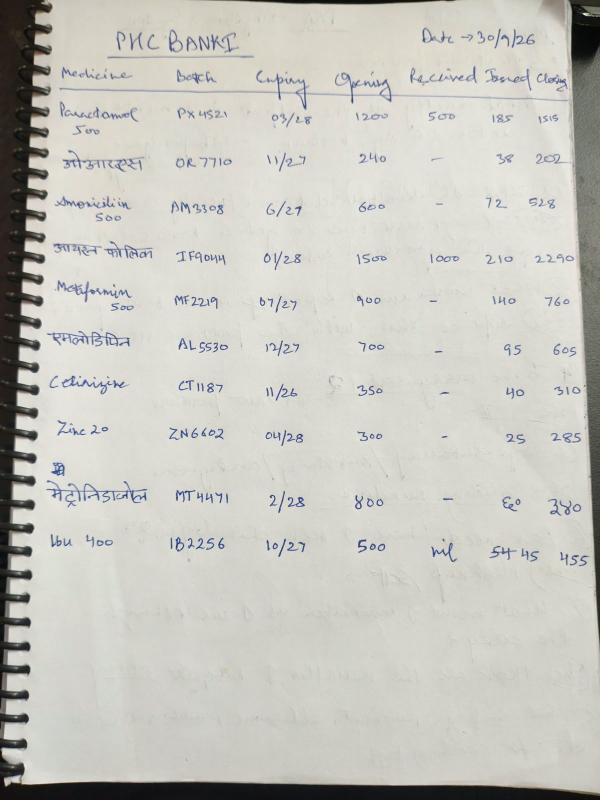
#> input picture samples/pages/handwritten_phc_banki.jpg, 1200 x 1600 px (shown at 1/2 size)
$ python -i preprocess.py   (imports and definitions only)
#> lines starting #> are read from the running program, lines starting #| are printed output that depends on the picture; after the words box and inside, x2 and y2 are one past the last pixel; in counts of white or black regions, pixels touching at a corner belong together
#> further down, picture is the input picture: shape (1600, 1200, 3); mean B, G, R 191, 198, 198.7
"""OpenCV clean-up applied before the photo is sent to Gemini.

Steps: downscale -> find page and flatten perspective -> deskew -> remove uneven
illumination/shadows -> local contrast (CLAHE) -> light denoise.
Each step is conservative: if page detection is unsure it leaves the image alone.
"""
import cv2
import numpy as np

MAX_SIDE = 2400


def _order_quad(pts):
    pts = pts.reshape(4, 2).astype("float32")
    s = pts.sum(axis=1)
    d = np.diff(pts, axis=1).ravel()
    return np.array([pts[np.argmin(s)], pts[np.argmin(d)], pts[np.argmax(s)], pts[np.argmax(d)]], dtype="float32")


def _find_page(img):
    h, w = img.shape[:2]
#> h = 1600; w = 1200
    scale = 800 / max(h, w)
#> scale = 0.5
    small = cv2.resize(img, None, fx=scale, fy=scale)
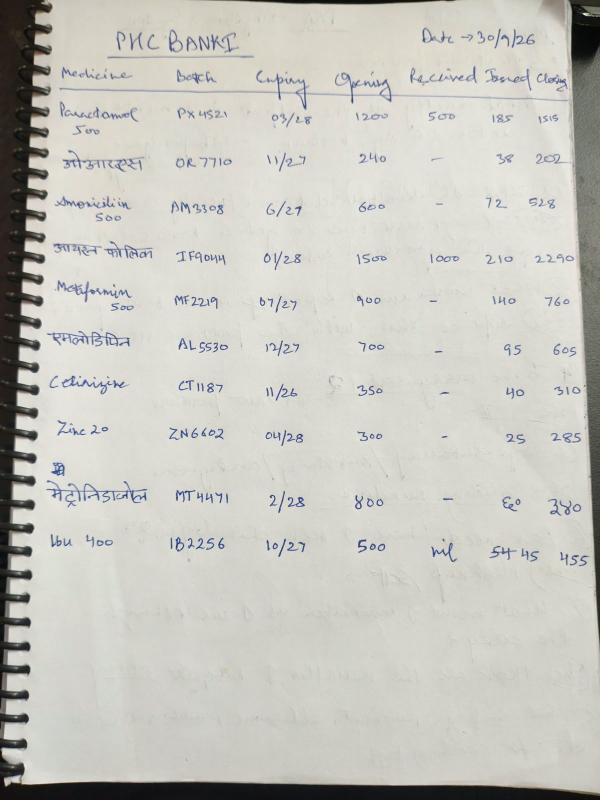
#> small: shape (800, 600, 3); mean B, G, R 191.1, 198.1, 198.8
    gray = cv2.cvtColor(small, cv2.COLOR_BGR2GRAY)
    blur = cv2.GaussianBlur(gray, (7, 7), 0)
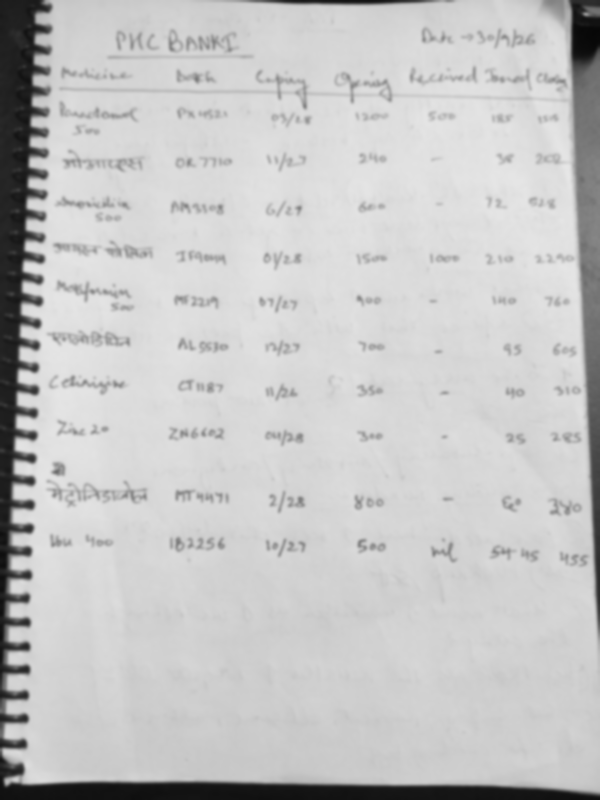
#> blur: shape (800, 600); min 7, max 230, mean 197.5
    _, th = cv2.threshold(blur, 0, 255, cv2.THRESH_BINARY + cv2.THRESH_OTSU)
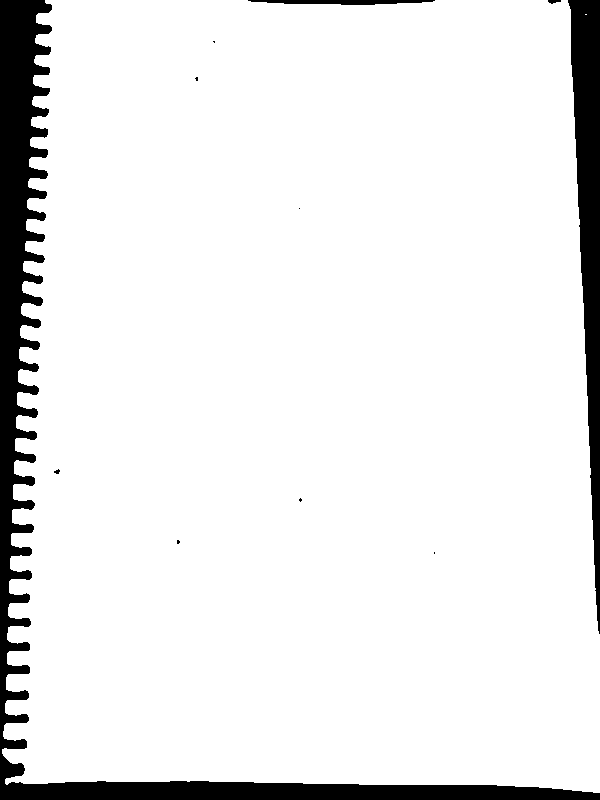
#> th: shape (800, 600); 91.4% white; 11 black regions (7 under 20 px), largest, box (x1, y1, x2, y2) and area: (0, 0, 600, 800) 30117, (568, 0, 600, 634) 10387, (248, 0, 435, 5) 671, (548, 0, 561, 4) 35
    th = cv2.morphologyEx(th, cv2.MORPH_CLOSE, np.ones((15, 15), np.uint8))
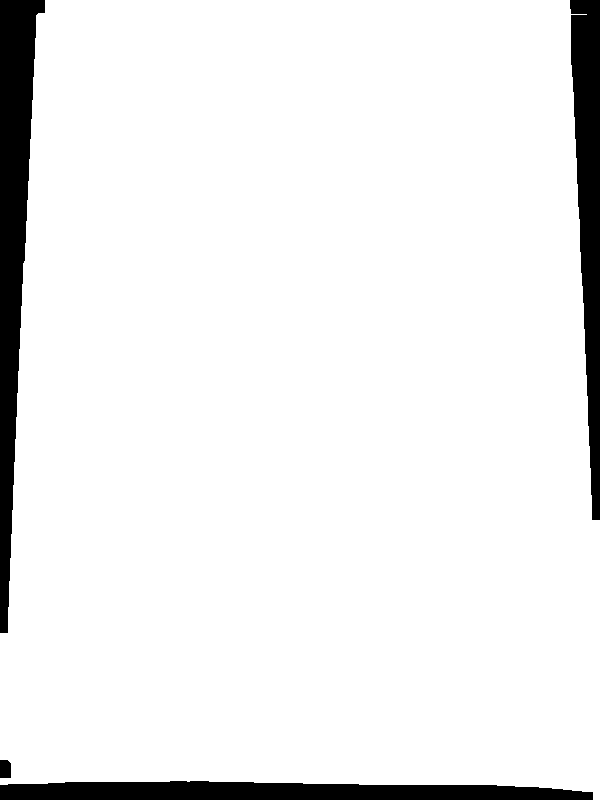
#> th: shape (800, 600); 93.1% white; 4 black regions
    cnts, _ = cv2.findContours(th, cv2.RETR_EXTERNAL, cv2.CHAIN_APPROX_SIMPLE)
#> cnts = 1 contour; box (x1, y1, x2, y2) and area: (0, 0, 600, 800) 445340
    if not cnts:
        return None
    c = max(cnts, key=cv2.contourArea)
#> c = contour of 162 points, box (x1, y1, x2, y2) (0, 0, 600, 800), area 445340
    if cv2.contourArea(c) < 0.35 * small.shape[0] * small.shape[1]:
        return None
    approx = cv2.approxPolyDP(c, 0.02 * cv2.arcLength(c, True), True)
#> approx = [[45, 0], [0, 784], [599, 799], [586, 14]]
    if len(approx) != 4:
        return None
    quad = _order_quad(approx) / scale
#> in _order_quad, `s = pts.sum(axis=1)`: s = [45, 784, 1398, 600]
#> in _order_quad, `d = np.diff(pts, axis=1).ravel()`: d = [-45, 784, 200, -572]
#> quad = [[90, 0], [1172, 28], [1198, 1598], [0, 1568]]
    # if the "page" is basically the whole frame, there is nothing to flatten
    if cv2.contourArea(quad.astype("float32")) > 0.97 * h * w:
        return None
    return quad


# [76 lines left out: functions _warp, _deskew, _flatten_light, clean, not called in this run]

>>> import cv2
>>> picture = cv2.imread('../../samples/pages/handwritten_phc_banki.jpg')
>>> result = _find_page(picture)
#> result = [[90, 0], [1172, 28], [1198, 1598], [0, 1568]]
